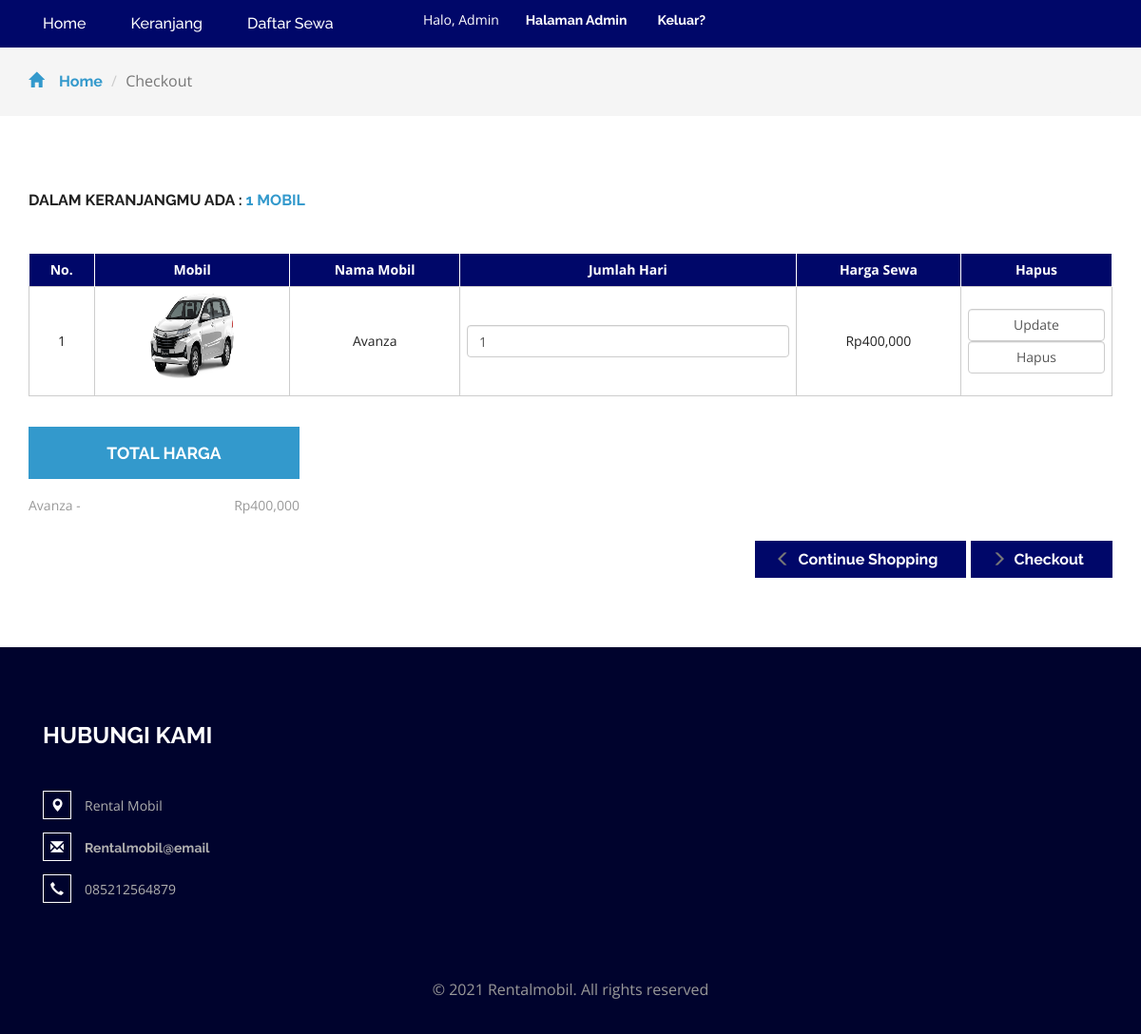
/cart.php (signed in), run on the app's committed database.
### tables this page shows
CREATE TABLE `detailorder` (
  `detailid` int(11) NOT NULL,
  `orderid` varchar(100) NOT NULL,
  `idproduk` int(11) NOT NULL,
  `jumlah` int(11) NOT NULL
);

CREATE TABLE `produk` (
  `idproduk` int(11) NOT NULL,
  `namamobil` varchar(30) NOT NULL,
  `gambar` varchar(100) NOT NULL,
  `harga` int(11) NOT NULL
);

### cart.php (the view, shortened to what this page needs)
<?php
include 'dbconnect.php';
	$uid = $_SESSION['id'];
	$caricart = mysqli_query($conn,"select * from cart where userid='$uid' and status='Cart'");
	$fetc = mysqli_fetch_array($caricart);
	$orderidd = $fetc['orderid'];
	$itungtrans = mysqli_query($conn,"select count(detailid) as jumlahtrans from detailorder where orderid='$orderidd'");
	$itungtrans2 = mysqli_fetch_assoc($itungtrans);
	$itungtrans3 = $itungtrans2['jumlahtrans'];
?>
<!DOCTYPE html>
<html>
<head>
<link href="css/bootstrap.css" rel="stylesheet" type="text/css" media="all" />
<link href="css/style.css" rel="stylesheet" type="text/css" media="all" />
<link href="css/font-awesome.css" rel="stylesheet">
</head>
<body>
	<div class="navigation-agileits">
		<div class="container">
			<nav class="navbar navbar-default">
							<div class="collapse navbar-collapse" id="bs-megadropdown-tabs">
								<ul class="nav navbar-nav">
									<li class="active"><a href="index.php" class="act">Home</a></li>
									<li><a href="cart.php">Keranjang</a></li>
									<li><a href="daftarorder.php">Daftar Sewa</a></li>
								</ul>
								<div class="agile-login">
									<ul>
									<?php
									if(!isset($_SESSION['log'])){
										echo '
										<li><a href="registered.php"> Daftar</a></li>
										<li><a href="login.php">Masuk</a></li>
										';
									} else {
										if($_SESSION['role']=='Member'){
										echo '
										<li style="color:white">Halo, '.$_SESSION["name"].'
										<li><a href="logout.php">Keluar?</a></li>
										';
										} else {
										echo '
										<li style="color:white">Halo, '.$_SESSION["name"].'
										<li><a href="admin">Halaman Admin</a></li>
										<li><a href="logout.php">Keluar?</a></li>
										';
										};
									}
									?>
									</ul>
								</div>
							</div>
							</nav>
			</div>
		</div>
	<div class="breadcrumbs">
		<div class="container">
			<ol class="breadcrumb breadcrumb1">
				<li><a href="index.php"><span class="glyphicon glyphicon-home" aria-hidden="true"></span>Home</a></li>
				<li class="active">Checkout</li>
			</ol>
		</div>
	</div>
	<div class="checkout">
		<div class="container">
			<h2>Dalam keranjangmu ada : <span><?php echo $itungtrans3 ?> mobil</span></h2>
			<div class="checkout-right">
				<table class="timetable_sub">
					<thead>
						<tr>
							<th>No.</th>
							<th>Mobil</th>
							<th>Nama Mobil</th>
							<th>Jumlah Hari</th>
							<th>Harga Sewa</th>
							<th>Hapus</th>
						</tr>
					</thead>
					<?php
						$brg=mysqli_query($conn,"SELECT * from detailorder d, produk p where orderid='$orderidd' and d.idproduk=p.idproduk order by d.idproduk ASC");
						$no=1;
						while($b=mysqli_fetch_array($brg)){
					?>
					<tr class="rem1"><form method="post">
						<td class="invert"><?php echo $no++ ?></td>
						<td class="invert"><a href="product.php?idproduk=<?php echo $b['idproduk'] ?>"><img src="<?php echo $b['gambar'] ?>" width="100px" height="100px" /></a></td>
						<td class="invert"><?php echo $b['namamobil'] ?></td>
						<td class="invert">
							 <div class="quantity">
								<div class="quantity-select">
									<input type="number" name="jumlah" class="form-control" height="100px" value="<?php echo $b['jumlah'] ?>" \>
								</div>
							</div>
						</td>
						<td class="invert">Rp<?php echo number_format($b['harga']) ?></td>
						<td class="invert">
							<div class="rem">
								<input type="submit" name="update" class="form-control" value="Update" \>
								<input type="submit" name="hapus" class="form-control" value="Hapus" \>
							</form>
							</div>
					<?php
						}
					?>
			</div>
			<div class="checkout-left">
				<div class="checkout-left-basket">
					<h4>Total Harga</h4>
					<ul>
						<?php
						$brg=mysqli_query($conn,"SELECT * from detailorder d, produk p where orderid='$orderidd' and d.idproduk=p.idproduk order by d.idproduk ASC");
						while($b=mysqli_fetch_array($brg)){
						$hrg = $b['harga'];
						$jumlah = $b['jumlah'];
						$totalharga = $hrg * $jumlah;
						?>
						<li><?php echo $b['namamobil']?><i> - </i> <span>Rp<?php echo number_format($totalharga) ?> </span></li>
						<?php
						}
						?>
					</ul>
				</div>
				<div class="checkout-right-basket">
					<a href="index.php"><span class="glyphicon glyphicon-menu-left" aria-hidden="true"></span>Continue Shopping</a>
					<a href="checkout.php"><span class="glyphicon glyphicon-menu-right" aria-hidden="true"></span>Checkout</a>
				</div>
				<div class="clearfix"> </div>
			</div>
		</div>
<div class="footer">
		<div class="container">
			<div class="w3_footer_grids">
				<div class="col-md-4 w3_footer_grid">
					<h3>Hubungi Kami</h3>
					<ul class="address">
						<li><i class="glyphicon glyphicon-map-marker" aria-hidden="true"></i>Rental Mobil</li>
						<li><i class="glyphicon glyphicon-envelope" aria-hidden="true"></i><a href="mailto:info@email">Rentalmobil@email</a></li>
						<li><i class="glyphicon glyphicon-earphone" aria-hidden="true"></i>085212564879</li>
					</ul>
				</div>
				<div class="clearfix"> </div>
			</div>
		</div>
		<div class="footer-copy">
			<div class="container">
				<p>© 2021 Rentalmobil. All rights reserved</p>
			</div>
		</div>
	</div>
<link href="css/skdslider.css" rel="stylesheet">
</body>
</html>

### css/style.css (style rules this page uses)
html, body { font-size: 100%; font-family: 'Open Sans', sans-serif; background:#ffffff; }
ul li,ol li { font-size:14px; }
p { margin:0; }
h1,h2,h3,h4,h5,h6,a { font-family: 'Raleway', sans-serif; margin:0; font-weight:700; }
ul,label { margin:0; padding:0; }
input[type="submit"],#PPMiniCart .minicart-submit,.w3ls_vegetables ul li a,input[type="reset"],.agileinfo_mail_grid_left ul li a,.events_bottom_left2 ul li a,.w3ls_service_grids1_right a,ul.agileits_social_icons li a,.w3l_banner_nav_right_banner_pet a,.w3ls_w3l_banner_nav_right_grid_head_grid ul li a,.products-breadcrumb ul li a,.w3_footer_grid ul li a,.w3l_fresh_vegetables_grid ul li a,.wthree_footer_copy p a,.agile_top_brand_left_grid1 .button,.w3ls_logo_products_left1 ul.special_items li a,.w3ls_logo_products_left1 ul.phone_email li a { transition: .5s ease-in; -webkit-transition: .5s ease-in; -moz-transition: .5s ease-in; -o-transition: .5s ease-in; -ms-transition: .5s ease-in; }
.agile-login { float: left; width: 40%; text-align: center; padding: 9px 0; }
.agile-login ul li { display: inline-block; padding: 0em 1em; }
.agile-login ul li a { font-size: 1em; text-transform: capitalize; color: #fff; text-decoration: none; }
.navbar-default .navbar-nav > li > a { color: #fff; font-size: 16px; font-weight: 500; }
.navbar-default .navbar-nav > .active > a, .navbar-default .navbar-nav > .active > a:hover, .navbar-default .navbar-nav > .active > a:focus { background-color: transparent; color: #fff !important; }
.navbar-default .navbar-collapse, .navbar-default .navbar-form { border: none; }
.navbar { position: relative; min-height: 50px; margin-bottom: 10px; border: 1px solid transparent; }
.navbar-default { background: none; border: none; }
.navbar-collapse { padding: 0; }
.navigation-agileits { background: #000769; }
.navbar-nav > li { float: left; margin-left: 17px; }
.navbar-nav > li:nth-child(1) { margin-left: 0px; }
.navbar-collapse { padding: 0; box-shadow: none; }
.navbar { margin-bottom: 0; border: none; }
.footer { padding: 5em 0 2em; background: #00032d; }
.w3_footer_grid h3 { color: #ffffff; font-size: 1.5em; margin-bottom: 1.8em; text-transform: uppercase; }
.w3_footer_grid ul li { list-style-type: none; margin-bottom: 1em; color: #afafaf; font-size: 14px; }
.w3_footer_grid ul.address li i { color:#ffffff; border: 1px solid #ffffff; padding: .5em; margin-right: 1em; }
.w3_footer_grid ul li a { color: #afafaf; text-decoration: none; }
.footer-copy p { margin:4em 0 0; text-align:center; color:#999; line-height:1.8em; }
.breadcrumb1 li span { left: 0em; padding-right: 1em; color: #3399cc; }
.breadcrumbs { padding: 1.5em 0; background: #f5f5f5; }
.breadcrumb { margin-bottom: 0 !important; padding: 0 !important; }
.breadcrumb1 li { font-size: 1em; color: #999; }
.breadcrumb1 li a { color: #3399cc; text-decoration: none; }
.checkout h2 { font-size:1em; color:#212121; text-transform:uppercase; margin:0 0 3em; }
.checkout h2 span { color:#3399cc; }
table.timetable_sub { width:100%; margin:0 auto; }
.timetable_sub thead { background: #004284; }
.timetable_sub th { background: #000769; color: #fff !important; text-transform: capitalize; font-size: 13px; border-right: 1px solid #fff; }
.timetable_sub th, .timetable_sub td { text-align: center; padding: 7px; font-size: 14px; color: #212121; }
.timetable_sub td { border:1px solid #CDCDCD; }
.rem { position:relative; }
.checkout-left-basket h4 { padding: 1em; background:#3399cc; font-size: 1.1em; color: #fff; text-transform: uppercase; text-align: center; margin: 0 0 1em; }
.checkout-left { margin: 2em 0 0; }
.checkout-left-basket ul li { list-style-type:none; margin-bottom:1em; font-size:14px; color:#999; }
.checkout-left-basket { float: left; width: 25%; }
.checkout-right-basket { float: right; margin: 8em 0 0 0em; }
.checkout-left-basket ul li span { float: right; }
.checkout-right-basket a { padding:10px 30px; color:#fff; font-size:1em; background:#000769; text-decoration:none; }
.checkout-right-basket a span { left: -.5em; top: 0.1em; }
.checkout { padding: 5em 0; }
.glyphicon { position: relative; top: 1px; display: inline-block; font-family: 'Glyphicons Halflings'; font-style: normal; font-weight: 400; line-height: 1; -webkit-font-smoothing: antialiased; -moz-osx-font-smoothing: grayscale; color: #777; }

### data on the page
detailorder: idproduk.gambar (picture), idproduk.namamobil "Avanza", jumlah "1", idproduk.harga "400,000", totalharga "400,000"

### other printed values
$_SESSION["name"] "Admin"
$itungtrans3 "1"
